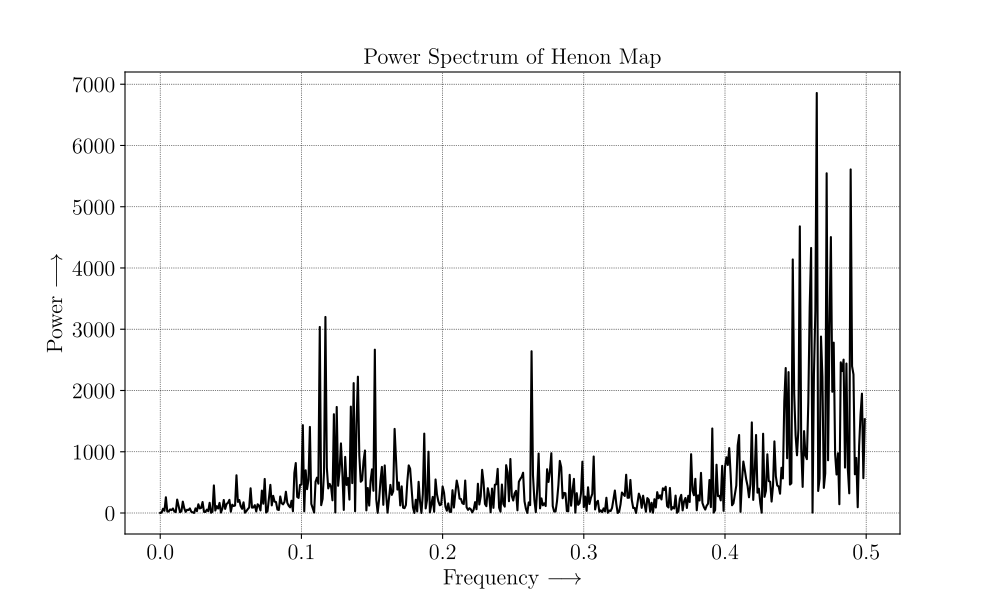

Recreate this plot in Python.
import matplotlib.pyplot as plt
import numpy as np
from matplotlib.backends.backend_pdf import PdfPages

# LaTeX設定
params = {
    "text.usetex": True,
    "text.latex.preamble": r"",
    "legend.fontsize": 16,
    "axes.labelsize": 16,
    "axes.titlesize": 16,
    "xtick.labelsize": 16,
    "ytick.labelsize": 16,
    "font.family": "serif",
    "grid.color": "k",
    "grid.linestyle": ":",
    "grid.linewidth": 0.5,
}
plt.rcParams.update(params)


def henon_map(x, y, a=1.4, b=0.3):
    return 1 - a * x**2 + y, b * x


def generate_henon_time_series(a, b, num_points=1000, transient=100):
    x, y = 0.1, 0.1  # 初期条件
    x_values = []

    # 過渡状態をスキップ
    for _ in range(transient):
        x, y = henon_map(x, y, a=a, b=b)

    # 時系列データを収集
    for _ in range(num_points):
        x, y = henon_map(x, y, a=a, b=b)
        x_values.append(x)

    return x_values


def compute_power_spectrum(time_series):
    # 時系列データの平均を引いて直流成分を除去
    time_series = time_series - np.mean(time_series)

    # フーリエ変換を実行
    fft_result = np.fft.fft(time_series)
    power_spectrum = np.abs(fft_result) ** 2
    freqs = np.fft.fftfreq(len(time_series))

    return freqs[: len(freqs) // 2], power_spectrum[: len(power_spectrum) // 2]


def plot_power_spectrum(freqs, power_spectrum):
    plt.figure(figsize=(10, 6))
    plt.plot(freqs, power_spectrum, color="black")
    plt.title("Power Spectrum of Henon Map")
    plt.xlabel(r"Frequency $\longrightarrow$")
    plt.ylabel(r"Power $\longrightarrow$")
    plt.grid(True)

    # PDFで保存
    pdf = PdfPages("henon_power.pdf")
    pdf.savefig(dpi=300)
    pdf.close()

    plt.show()


def plot_time_series(time_series):
    plt.figure(figsize=(10, 6))
    plt.plot(time_series, color="black", linewidth=1)
    plt.title("Time Series of Henon Map")
    plt.xlabel(r"Time Step $\longrightarrow$")
    plt.ylabel(r"Value $\longrightarrow$")
    plt.grid(True)

    # PDFで保存
    pdf = PdfPages("henon_time_series.pdf")
    pdf.savefig(dpi=300)
    pdf.close()

    plt.show()


if __name__ == "__main__":
    a, b = 1.4, 0.3  # Henon写像のパラメータ
    time_series = generate_henon_time_series(a, b)
    plot_time_series(time_series)  # 時系列をプロット
    freqs, power_spectrum = compute_power_spectrum(time_series)
    plot_power_spectrum(freqs, power_spectrum)
